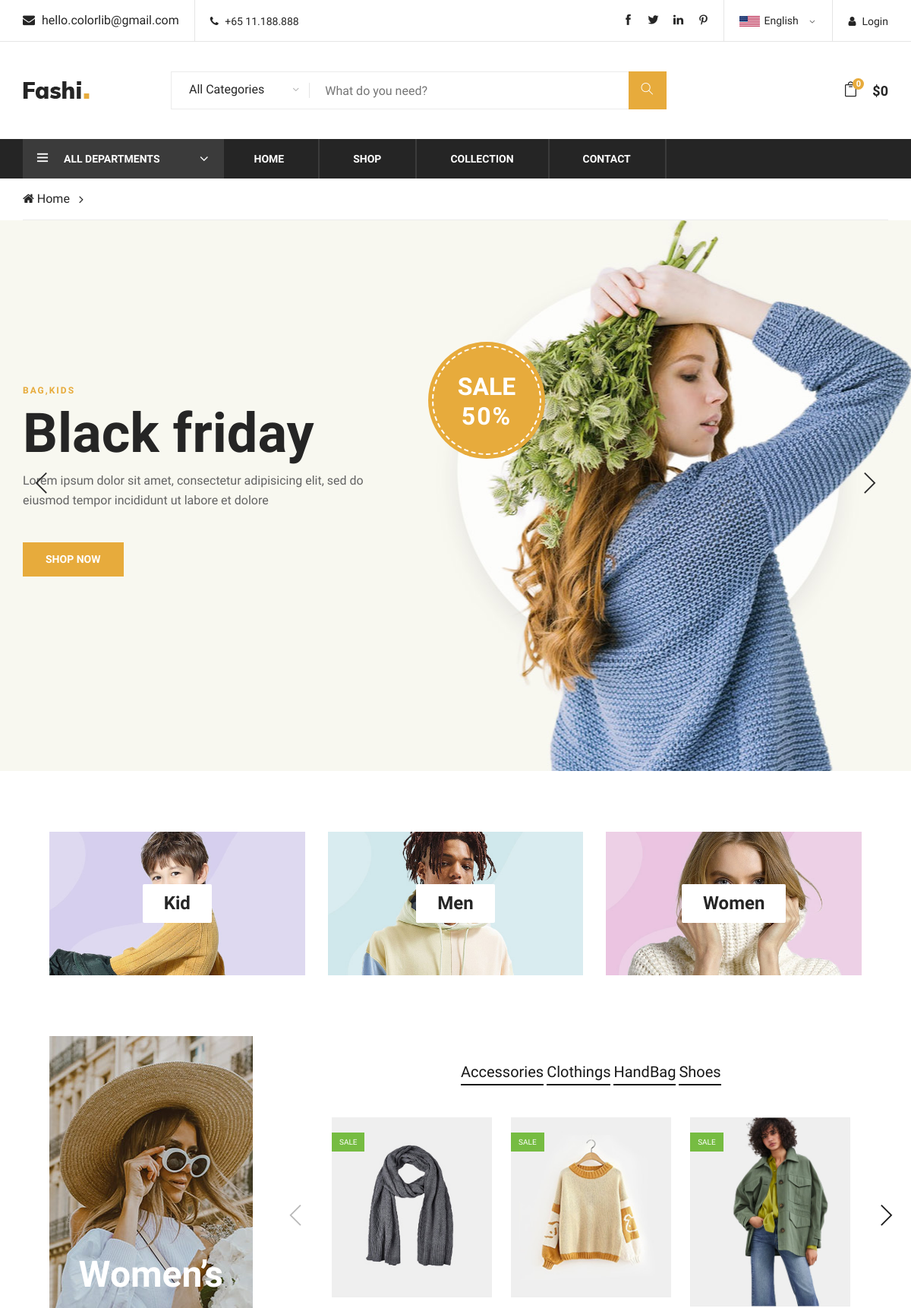
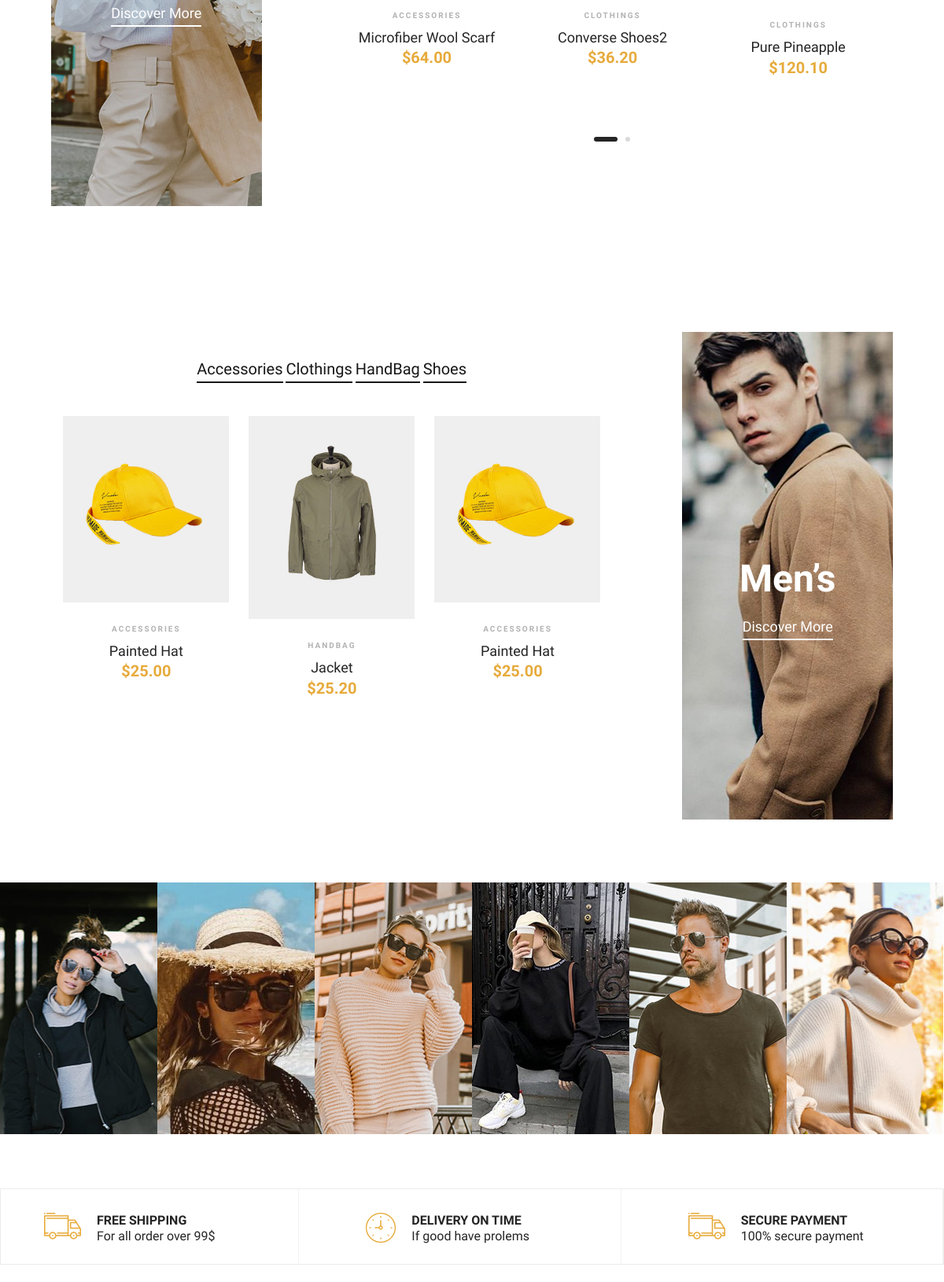
The page / (upper part) on the database its author committed (2 pictures, top to bottom).
### CartApp/models.py (models this page shows)
class Cart(models.Model):
    owner = models.ForeignKey('Customer', null=True, on_delete=models.CASCADE)
    products = models.ManyToManyField(CartProduct, blank=True, related_name='related_cart')
    total_products = models.PositiveIntegerField(default=0)
    final_price = models.DecimalField(max_digits=9, decimal_places=2, default=0)
    in_order = models.BooleanField(default=False)
    for_anonymous_user = models.BooleanField(default=False)
    def __str__(self):
        return f"{self.id}"
    def save(self, *args, **kwargs):
        cart_data = self.products.aggregate(models.Sum('final_price'), models.Count('id'))
        if cart_data.get('final_price__sum'):
            self.final_price = round(cart_data['final_price__sum'], 2)
        else:
            self.final_price = 0
        self.total_products = cart_data['id__count']
        super().save(*args, **kwargs)

### productApp/models.py (models this page shows, shortened)
class Collection(models.Model):
    title = models.CharField(max_length=10)
    slug = models.SlugField(unique=True)
    def get_absolute_url(self):
        return reverse('collection', args=[str(self.slug)])
    class Meta:
        ordering = ["title"]

class Category(models.Model):
    title = models.CharField(max_length=100)
    slug = models.SlugField(unique=True)
    def get_absolute_url(self):
        return reverse('category', args=[str(self.slug)])
    class Meta:
        ordering = ["title"]

class Product(models.Model):
    title = models.CharField(max_length=25)
    description = models.TextField()
    availability = models.PositiveIntegerField(blank=True)
    price = models.DecimalField(max_digits=9, decimal_places=2)
    image = models.FileField(blank=True)
    created_at = models.TimeField(auto_now_add=True)
    update = models.TimeField(auto_now=True)
    slug = models.SlugField(unique=True)
    color = models.ManyToManyField(Color)
    size = models.ManyToManyField(Size, blank=True)
    category = models.ForeignKey(Category, on_delete=models.CASCADE)
    departments = models.ForeignKey(Departments, null=True, blank=True, on_delete=models.CASCADE)
    collection = models.ForeignKey(Collection, null=True, blank=True, on_delete=models.CASCADE)
    brand = models.ForeignKey(Brand, null=True, blank=True, on_delete=models.CASCADE)
    tags = models.ManyToManyField(Tag, blank=True)
    def get_absolute_url(self):
        return reverse('product', args=[str(self.slug)])
    class Meta:
        ordering = ["created_at"]

### BaseApp/views.py (the view)
# urls.py: path('', IndexView.as_view(), name='home'),
class IndexView(CartMixin, ListView):
    model = Product
    template_name = 'BaseApp/index.html'
    def get_context_data(self, *, object_list=None, **kwargs):
        context = super(IndexView, self).get_context_data(**kwargs)
        productMens = Product.objects.filter(collection__slug='men')
        productWomens = Product.objects.filter(collection__slug='women')
        collectionKids = Collection.objects.filter(slug="kid")[0]
        collection = Collection.objects.all()
        category = Category.objects.all()
        context["Men"] = productMens
        context["Women"] = productWomens
        context["CMen"] = productMens[0]
        context["CWomen"] = productWomens[0]
        context["CKids"] = collectionKids
        context["collection"] = collection
        context["category"] = category
        context["range"] = range(1, 7)
        return context

### BaseApp/templatetags/cartTags.py (called while the page is built)
@register.inclusion_tag('BaseApp/cartTag.html')
def cart_menu(request):
    if request.user.is_authenticated:
        customer = Customer.objects.filter(user=request.user).first()
        cart = Cart.objects.filter(owner=customer).first()
        products = cart.products.all()[:2]
        total = 0
        for item in products:
            total += item.final_price
        context = {
                "cart": cart,
                "products": products,
                "total": total
        }
    else:
        cart = Cart.objects.filter(for_anonymous_user=True).first()
        print(cart)
        if not cart:
            cart = Cart.objects.create(for_anonymous_user=True, pk=5)
        context = {
            "cart": cart,
        }
    return context

### BaseApp/templatetags/menu.py (called while the page is built)
@register.inclusion_tag('BaseApp/menu.html')
def show_menu():
    collection = Collection.objects.all()
    d = Departments.objects.annotate(cnt=Count('product'))
    departments = []
    for item in d:
        if item.cnt > 0:
            departments.append(item)
    context = {
        "collection": collection,
        "departments": departments
    }
    return context

### CartApp/mixins.py (called while the page is built)
    def dispatch(self, request, *args, **kwargs):
        if request.user.is_authenticated:
            customer = Customer.objects.filter(user=request.user).first()
            if not customer:
                customer = Customer.objects.create(user=request.user)
            cart = Cart.objects.filter(owner=customer, in_order=False).first()
            if not cart:
                cart = Cart.objects.create(owner=customer)
        else:
            cart = Cart.objects.filter(for_anonymous_user=True).first()
            if not cart:
                cart = Cart.objects.create(for_anonymous_user=True, pk=5)
        self.cart = cart
        self.cart.save()
        return super(CartMixin, self).dispatch(request, *args, **kwargs)

### productApp/models.py (called while the page is built)
    def get_absolute_url(self):
        return reverse('department', args=[str(self.slug)])

### BaseApp/templates/BaseApp/index.html (shortened to what this page needs)
{% extends "base.html" %}
{% load static %}
{% block content %}
    <section class="hero-section">
        <div class="hero-items owl-carousel">
            <div class="single-hero-items set-bg" data-setbg="{% static 'img/hero-1.jpg' %}">
                <div class="container">
                    <div class="row">
                        <div class="col-lg-5">
                            <span>Bag,kids</span>
                            <h1>Black friday</h1>
                            <p>Lorem ipsum dolor sit amet, consectetur adipisicing elit, sed do eiusmod tempor
                                incididunt ut labore et dolore</p>
                            <a href="{{ CKids.get_absolute_url }}" class="primary-btn">Shop Now</a>
                        </div>
                    </div>
                    <div class="off-card">
                        <h2>Sale <span>50%</span></h2>
                    </div>
                </div>
            </div>
        </div>
    </section>
    <div class="banner-section spad">
        <div class="container-fluid">
            <div class="row">
                {% for item in collection %}
                <div class="col-lg-4">
                    <div class="single-banner">
                        <div class="inner-text">
                            <a href="{{ item.get_absolute_url }}"><h4>{{item.title}}</h4></a>
                        </div>
                    </div>
                </div>
                {% endfor %}
            </div>
        </div>
    </div>
    <section class="women-banner spad">
        <div class="container-fluid">
            <div class="row">
                <div class="col-lg-3">
                    <div class="product-large set-bg" data-setbg="{% static 'img/products/women-large.jpg' %}">
                        <h2>Women’s</h2>
                        <a href="{{ CWomen.collection.get_absolute_url }}">Discover More</a>
                    </div>
                </div>
                <div class="col-lg-8 offset-lg-1">
                    <div class="filter-control">
                        <ul>
                            {% for item in category %}
                                <a href="{{item.get_absolute_url }}"><li class="active">{{item.title}} </li></a>
                            {% endfor %}
                        </ul>
                    </div>
                    <div class="product-slider owl-carousel">
                        {% for item in Women%}
                            <div class="product-item">
                            <div class="pi-pic">
                                <img src="{{item.image.url}}" alt="">
                                <div class="sale">Sale</div>
                            </div>
                            <div class="pi-text">
                                <div class="catagory-name">{{item.category.title}}</div>
                                <a href="#">
                                    <h5>{{item.title}}</h5>
                                </a>
                                <div class="product-price">
                                    ${{item.price}}
                                </div>
                            </div>
                        </div>
                        {% endfor %}
                    </div>
                </div>
            </div>
        </div>
    </section>
    <section class="man-banner spad">
        <div class="container-fluid">
            <div class="row">
                <div class="col-lg-8">
                    <div class="filter-control">
                        <ul>
                            {% for item in category %}
                                <a href="{{item.get_absolute_url }}"><li class="active">{{item.title}}</li></a>
                            {% endfor %}
                        </ul>
                    </div>
                    <div class="product-slider owl-carousel">
                        {% for item in Men %}
                        <div class="product-item">
                            <div class="pi-pic">
                                <img src="{{item.image.url}}" alt="">
                            </div>
                            <div class="pi-text">
                                <div class="catagory-name">{{item.category.title}}</div>
                                <a href="{{item.get_absolute_url}}">
                                    <h5>{{item.title}}</h5>
                                </a>
                                <div class="product-price">
                                    ${{item.price}}
                                </div>
                            </div>
                        </div>
                        {% endfor  %}
                    </div>
                </div>
                <div class="col-lg-3 offset-lg-1">
                    <div class="product-large set-bg m-large" data-setbg="{% static 'img/products/man-large.jpg' %}">
                        <h2>Men’s</h2>
                        <a href="{{ CMen.collection.get_absolute_url}}">Discover More</a>
                    </div>
                </div>
            </div>
        </div>
    </section>
    <div class="instagram-photo">
        {% for id in range %}
        <div class="insta-item set-bg" data-setbg="/static/img/insta-{{id}}.jpg">
        </div>
        {% endfor %}
    </div>
<br>
    <div class="benefit-items">
                <div class="row">
                    <div class="col-lg-4">
                        <div class="single-benefit">
                            <div class="sb-icon">
                                <img src="{% static 'img/icon-1.png' %}" alt="">
                            </div>
                            <div class="sb-text">
                                <h6>Free Shipping</h6>
                                <p>For all order over 99$</p>
                            </div>
                        </div>
                    </div>
                    <div class="col-lg-4">
                        <div class="single-benefit">
                            <div class="sb-icon">
                                <img src="{% static 'img/icon-2.png'%}" alt="">
                            </div>
                            <div class="sb-text">
                                <h6>Delivery On Time</h6>
                                <p>If good have prolems</p>
                            </div>
                        </div>
                    </div>
                    <div class="col-lg-4">
                        <div class="single-benefit">
                            <div class="sb-icon">
                                <img src="{% static 'img/icon-1.png'%}" alt="">
                            </div>
                            <div class="sb-text">
                                <h6>Secure Payment</h6>
                                <p>100% secure payment</p>
                            </div>
                        </div>
                    </div>
                </div>
            </div>
<br>
{% endblock %}

### BaseApp/templates/BaseApp/cartTag.html (shortened to what this page needs)
<div class="col-lg-3 text-right col-md-3">
    <ul class="nav-right">
        <li class="cart-icon"><a href="{% url 'cart'%}">
                <i class="icon_bag_alt"></i>
                <span>{{ cart.total_products }}</span>
            </a>
        </li>
        {% if cart.final_price != 0 %}
        <li class="cart-price">${{ cart.final_price }}</li>
        {% else %}
        <li class="cart-price">$0</li>
        {% endif %}
    </ul>
</div>

### rows shown on the page
Cart: total_products "0"
Collection: title "Kid"
Collection: title "Men"
Collection: title "Women"
Category: title "Accessories"
Category: title "Clothings"
Category: title "HandBag"
Category: title "Shoes"
Product: image (picture), category "ACCESSORIES", title "Microfiber Wool Scarf", price "64.00"
Product: image (picture), category "CLOTHINGS", title "Converse Shoes2", price "36.20"
Product: image (picture), category "CLOTHINGS", title "Pure Pineapple", price "120.10"
Product: image (picture), category "ACCESSORIES", title "Painted Hat", price "25.00"
Product: image (picture), category "HANDBAG", title "Jacket", price "25.20"
